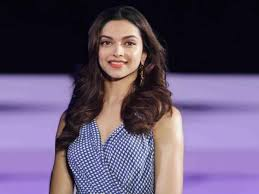
#> input picture DP.jpg, 259 x 194 px
$ python ReadIm.py
#> lines starting #> are read from the running program, lines starting #| are printed output that depends on the picture; after the words box and inside, x2 and y2 are one past the last pixel; in counts of white or black regions, pixels touching at a corner belong together
import cv2
import numpy
import matplotlib

# Creating Cascade Object which has features of Face
face_cascade= cv2.CascadeClassifier("haarcascade_frontalface_default.xml")
# Reading the image
img=cv2.imread("DP.jpg",1)
#> img is the input picture: shape (194, 259, 3); mean B, G, R 111.4, 84.1, 98.5
# Reading image as gray scale image
gray_img=cv2.cvtColor(img, cv2.COLOR_BGR2GRAY)
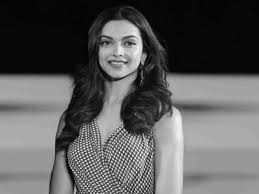
#> gray_img: shape (194, 259); min 0, max 246, mean 91.5

# sEARCHING FOR RECTANGULAR COORDINATES OF IMAGE
faces=face_cascade.detectMultiScale(gray_img, 1.7, 5)
#> faces = [[86, 15, 69, 69]]
# print(img.shape)

# print(faces)

for x,y,w,h in faces:
    img= cv2.rectangle(img,(x,y),((x+w),(y+h)),(0,0,255),3)
#> this loop made 1 pass
#> pass 1, `img= cv2.rectangle(img,(x,y),((x+w),(y+h)),(0,0,255),3)`:
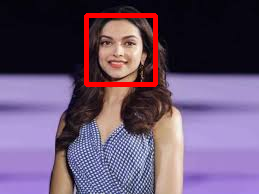
#> img: shape (194, 259, 3); 2.72% of pixels changed, all inside (x1, y1, x2, y2) = (84, 13, 158, 87)

# resized=cv2.resize(img, (int(img.shape[1]/4),int(img.shape[0]/4)))
cv2.imshow("Dance",img)

cv2.waitKey(0)
cv2.destroyAllWindows()
